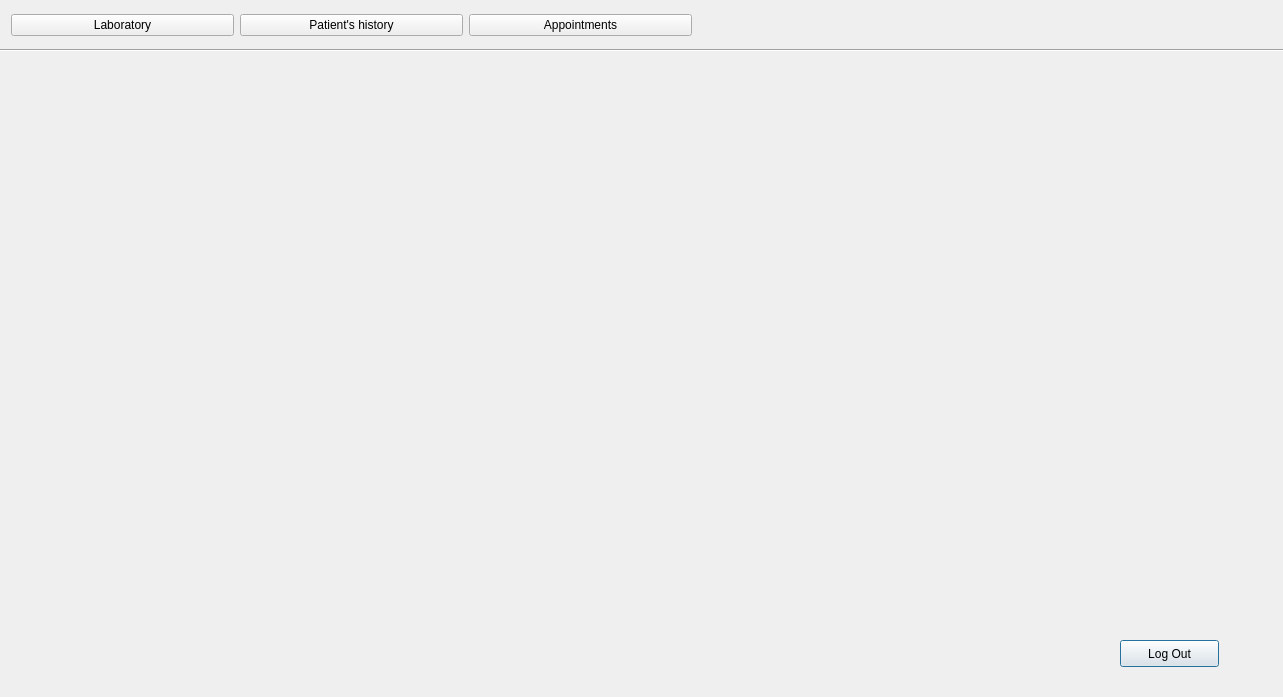
<?xml version="1.0" encoding="UTF-8"?>
<ui version="4.0">
 <class>Navigation_Laboratory</class>
 <widget class="QDialog" name="Navigation_Laboratory">
  <property name="geometry">
   <rect>
    <x>0</x>
    <y>0</y>
    <width>1283</width>
    <height>697</height>
   </rect>
  </property>
  <property name="windowTitle">
   <string>Laboratory</string>
  </property>
  <widget class="Line" name="line">
   <property name="geometry">
    <rect>
     <x>0</x>
     <y>40</y>
     <width>1501</width>
     <height>20</height>
    </rect>
   </property>
   <property name="orientation">
    <enum>Qt::Horizontal</enum>
   </property>
  </widget>
  <widget class="QPushButton" name="pushButton">
   <property name="geometry">
    <rect>
     <x>1120</x>
     <y>640</y>
     <width>99</width>
     <height>27</height>
    </rect>
   </property>
   <property name="text">
    <string>Log Out</string>
   </property>
  </widget>
  <widget class="QWidget" name="layoutWidget">
   <property name="geometry">
    <rect>
     <x>11</x>
     <y>11</y>
     <width>681</width>
     <height>29</height>
    </rect>
   </property>
   <layout class="QHBoxLayout" name="horizontalLayout">
    <item>
     <widget class="QPushButton" name="pushButton_4">
      <property name="text">
       <string>Laboratory</string>
      </property>
     </widget>
    </item>
    <item>
     <widget class="QPushButton" name="pushButton_7">
      <property name="text">
       <string>Patient's history</string>
      </property>
     </widget>
    </item>
    <item>
     <widget class="QPushButton" name="pushButton_8">
      <property name="text">
       <string>Appointments</string>
      </property>
     </widget>
    </item>
   </layout>
  </widget>
 </widget>
 <resources/>
 <connections/>
</ui>
